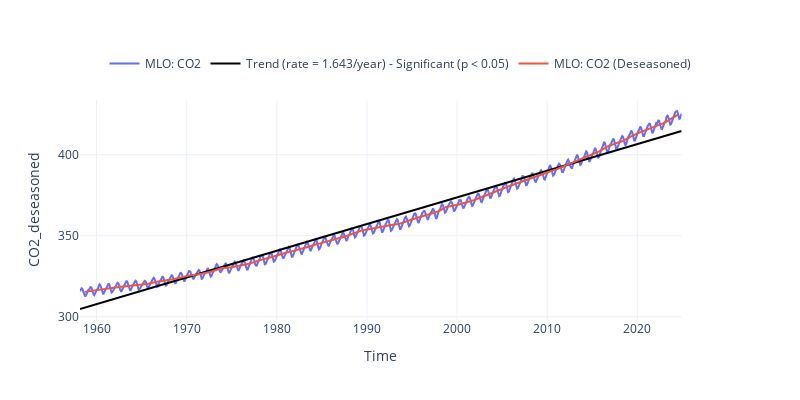

The code cell stored with this chart in its notebook:
### Code cell
plot_timeseries_interactive(dict_plot, trendline = True, figsize = (20, 10));

### Figure 1 — Plotly figure (JSON) as saved in the notebook; plotly's stock layout.template omitted (floating-point values rounded to 4 significant figures; data arrays with more than 128 entries replaced by an {"elided": "..."} marker saying what was removed)
{"data": [{"line": {"color": "#636EFA"}, "name": "MLO: CO2", "type": "scatter", "x": {"elided": "802 str values"}, "xaxis": "x", "y": {"elided": "802 float values"}, "yaxis": "y"}, {"line": {"color": "black"}, "mode": "lines", "name": "Trend (rate = 1.643/year) - Significant (p < 0.05)", "showlegend": true, "type": "scatter", "x": {"elided": "802 str values"}, "xaxis": "x", "y": {"elided": "802 float values"}, "yaxis": "y"}, {"line": {"color": "#EF553B"}, "name": "MLO: CO2 (Deseasoned)", "type": "scatter", "x": {"elided": "802 str values"}, "xaxis": "x", "y": {"elided": "802 float values"}, "yaxis": "y"}], "layout": {"height": 400, "legend": {"font": {"size": 12}, "orientation": "h", "x": 0.5, "xanchor": "center", "y": 1.1, "yanchor": "bottom"}, "title": {"text": " "}, "width": 800, "xaxis": {"anchor": "y", "domain": [0, 0.94], "title": {"text": "Time"}}, "yaxis": {"anchor": "x", "domain": [0, 1], "title": {"text": "CO2_deseasoned"}}, "yaxis2": {"anchor": "x", "overlaying": "y", "side": "right"}}}
